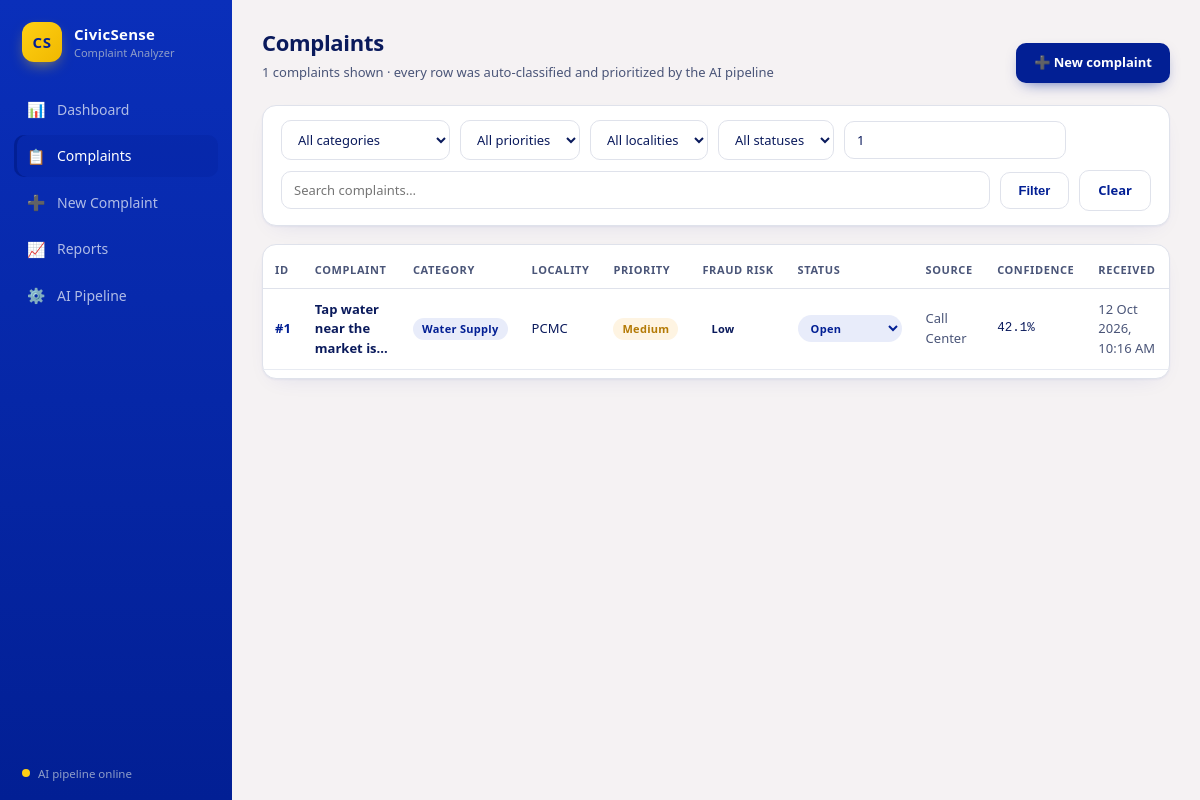
Screenshot of /complaints?id=1 with the database file from the repository.
### tables this page shows
CREATE TABLE complaints (
    id                  INTEGER PRIMARY KEY AUTOINCREMENT,
    source              TEXT    NOT NULL DEFAULT 'Web Portal',
    ward                TEXT    NOT NULL,
    category            TEXT    NOT NULL,
    title               TEXT    NOT NULL,
    description         TEXT    NOT NULL,
    priority            TEXT    NOT NULL DEFAULT 'Medium',
    status              TEXT    NOT NULL DEFAULT 'Open',
    confidence          REAL,
    is_duplicate        INTEGER NOT NULL DEFAULT 0,
    duplicate_of        INTEGER,
    created_at          TEXT    NOT NULL,
    processed_at        TEXT,
    priority_score      REAL,
    priority_breakdown  TEXT,
    fraud_score         REAL,
    fraud_level         TEXT,
    fraud_explanation   TEXT,
    cluster_id          INTEGER,
    xai_explanation      TEXT
);

### app.py (the view)
@app.route("/complaints")
def complaints():
    filters = {
        "category": request.args.get("category", ""),
        "priority": request.args.get("priority", ""),
        "ward": request.args.get("ward", ""),
        "status": request.args.get("status", ""),
        "q": request.args.get("q", ""),
        "cid": request.args.get("id", ""),
        "dup": request.args.get("dup", ""),
    }
    db_filters = {k: v for k, v in filters.items() if v}
    if "cid" in db_filters:
        try:
            db_filters["cid"] = int(db_filters["cid"])
        except (ValueError, TypeError):
            del db_filters["cid"]
    if "dup" in db_filters:
        db_filters["dup"] = 1
    rows = database.get_complaints(**db_filters)
    return render_template("complaints.html", rows=rows, filters=filters,
                           categories=CATEGORIES, priorities=PRIORITIES,
                           wards=WARDS, statuses=STATUSES)

### app.py (called while the page is built)
@app.template_filter("pretty_date")
def pretty_date(value):
    try:
        dt = datetime.fromisoformat(value)
        return dt.strftime("%d %b %Y, %I:%M %p")
    except (ValueError, TypeError):
        return value

### civic_sense/database.py (called while the page is built)
@contextmanager
def get_conn():
    DB_PATH.parent.mkdir(parents=True, exist_ok=True)
    conn = sqlite3.connect(str(DB_PATH))
    conn.row_factory = sqlite3.Row
    conn.execute("PRAGMA journal_mode=WAL")
    try:
        yield conn
        conn.commit()
    finally:
        conn.close()

### templates/complaints.html (shortened to what this page needs)
{% extends "base.html" %}
{% block content %}
<div class="page-head">
  <div>
    <h1 class="page-title">Complaints</h1>
    <p class="page-sub">{{ rows | length }} complaints shown · every row was auto-classified and prioritized by the AI pipeline</p>
  </div>
  <a class="btn" href="{{ url_for('new_complaint') }}">➕ New complaint</a>
</div>
<form class="card" method="get" style="padding: 14px 18px; margin-bottom: 18px;">
  <div class="filters">
    <select name="category">
      <option value="">All categories</option>
    </select>
    <select name="priority">
      <option value="">All priorities</option>
    </select>
    <select name="ward">
      <option value="">All localities</option>
    </select>
    <select name="status">
      <option value="">All statuses</option>
    </select>
    <div class="search" style="min-width:140px">
      <input type="text" name="id" value="{{ filters.cid }}" placeholder="ID #">
    </div>
    <div class="search" style="flex:1; min-width:220px">
      <input type="text" name="q" value="{{ filters.q }}" placeholder="Search complaints…">
    </div>
    <button class="btn secondary" type="submit">Filter</button>
    <a class="btn secondary" href="{{ url_for('complaints') }}">Clear</a>
  </div>
</form>
<div class="card" style="padding: 8px 0;">
  {% if rows %}
  <div class="table-wrap">
    <table class="data">
      <thead>
        <tr>
          <th>ID</th><th>Complaint</th><th>Category</th><th>Locality</th>
          <th>Priority</th><th>Fraud Risk</th><th>Status</th><th>Source</th><th>Confidence</th><th>Received</th>
        </tr>
      </thead>
      <tbody>
        {% for c in rows %}
        <tr>
          <td class="muted"><a class="link" href="{{ url_for('complaint_detail', cid=c.id) }}">#{{ c.id }}</a></td>
          <td class="title-cell" style="max-width: 300px">
            <a class="link" href="{{ url_for('complaint_detail', cid=c.id) }}" style="color: var(--ink); text-decoration: none;">{{ c.title }}</a>
          </td>
          <td><span class="badge badge-cat">{{ c.category }}</span></td>
          <td>{{ c.ward }}</td>
          <td><span class="badge badge-{{ c.priority | lower }}">{{ c.priority }}</span></td>
          <td>
            <span class="badge badge-{{ 'red' if c.fraud_level == 'High' else 'amber' if c.fraud_level == 'Medium' else 'green' }}">
              {{ c.fraud_level or 'Low' }}
            </span>
          </td>
          <td>
            <form method="post" action="{{ url_for('update_status', cid=c.id) }}">
              <select name="status" onchange="this.form.submit()"
                      class="status-select badge badge-{{ c.status | lower | replace(' ', '-') }}"
                      title="Update status">
                {% for s in statuses %}
                <option value="{{ s }}" {{ 'selected' if c.status == s }}>{{ s }}</option>
                {% endfor %}
              </select>
            </form>
          </td>
          <td class="muted">{{ c.source }}</td>
          <td class="mono">{{ (c.confidence * 100) | round(1) if c.confidence else '—' }}%</td>
          <td class="muted">{{ c.created_at | pretty_date }}</td>
        </tr>
        {% endfor %}
      </tbody>
    </table>
  </div>
  {% else %}
  <div class="empty">No complaints match your filters.</div>
  {% endif %}
</div>
{% endblock %}

### static/css/style.css (style rules this page uses)
:root { --ink: #0a1a5c; --muted: #4a5578; --bg: #f5f2f3; --card: #ffffff; --line: #dfe2eb; --brand: #021f94; --brand-2: #021f94; --accent: #ffd014; --high: #e5484d; --medium: #f5a524; --low: #30a46c; --radius: 14px; --shadow: 0 1px 2px rgba(2, 31, 148, .05), 0 8px 24px -12px rgba(2, 31, 148, .12); --shadow-hover: 0 2px 4px rgba(2, 31, 148, .06), 0 14px 34px -12px rgba(2, 31, 148, .2); }
* { box-sizing: border-box; }
html, body { margin: 0; padding: 0; }
body { font-family: "Segoe UI", system-ui, -apple-system, Roboto, Helvetica, Arial, sans-serif; background: var(--bg); color: var(--ink); font-size: 14px; line-height: 1.5; }
.page-head { display: flex; align-items: flex-end; justify-content: space-between; gap: 16px; margin-bottom: 22px; flex-wrap: wrap; }
.page-title { font-size: 22px; font-weight: 750; margin: 0; letter-spacing: -.3px; }
.page-sub { color: var(--muted); margin: 4px 0 0; font-size: 13px; }
.badge { display: inline-flex; align-items: center; gap: 5px; font-size: 11px; font-weight: 700; padding: 3px 9px; border-radius: 999px; letter-spacing: .3px; white-space: nowrap; }
.badge-medium { background: #fef4e2; color: #b47a05; }
.badge-cat { background: #e8ecfa; color: var(--brand-2); }
.badge-open { background: #e8ecfa; color: var(--brand-2); }
.card { background: var(--card); border: 1px solid var(--line); border-radius: var(--radius); box-shadow: var(--shadow); padding: 20px; transition: box-shadow .18s ease, transform .18s ease; }
.table-wrap { overflow-x: auto; }
table.data { width: 100%; border-collapse: collapse; font-size: 13px; }
table.data th { text-align: left; font-size: 11px; text-transform: uppercase; letter-spacing: .6px; color: var(--muted); padding: 9px 12px; border-bottom: 1px solid var(--line); white-space: nowrap; }
table.data td { padding: 11px 12px; border-bottom: 1px solid #e8ebf2; vertical-align: middle; }
table.data tr { transition: background .12s ease; }
table.data .title-cell { max-width: 320px; font-weight: 600; }
.btn { display: inline-flex; align-items: center; gap: 8px; border: none; cursor: pointer; text-decoration: none; background: var(--brand-2); color: #fff; font-weight: 600; font-size: 13px; padding: 10px 18px; border-radius: 10px; transition: background .15s ease, transform .15s ease, box-shadow .15s ease; box-shadow: 0 6px 16px -8px rgba(2, 31, 148, .8); }
.btn.secondary { background: #fff; color: var(--brand); border: 1px solid var(--line); box-shadow: none; }
.field input[type=text], .field textarea, .field select, .search input { width: 100%; padding: 11px 13px; border: 1px solid var(--line); border-radius: 10px; font-size: 13.5px; font-family: inherit; background: #fafbfe; color: var(--ink); transition: border-color .15s ease, box-shadow .15s ease; }
.filters { display: flex; gap: 10px; flex-wrap: wrap; align-items: center; }
select.status-select { border: 1px solid transparent; font-family: inherit; cursor: pointer; font-size: 11px; font-weight: 700; padding: 4px 8px; border-radius: 999px; letter-spacing: .3px; }
.filters select, .search input { padding: 9px 12px; border: 1px solid var(--line); border-radius: 10px; font-size: 13px; background: #fff; font-family: inherit; color: var(--ink); }
.muted { color: var(--muted); }
.mono { font-family: Consolas, monospace; font-size: 12.5px; }
a.link { color: #021f94; text-decoration: none; font-weight: 600; }
table.data a.link { font-weight: 600; }

### rows the page displays
complaints: id "1", title "Tap water near the market is...", category "Water Supply", ward "PCMC", priority "Medium", fraud_level "Low", status "Open", source "Call Center", confidence "42.1", created_at|pretty_date "12 Oct 2026, 10:16 AM"

### other values shown
{{ rows | length }} "1"
